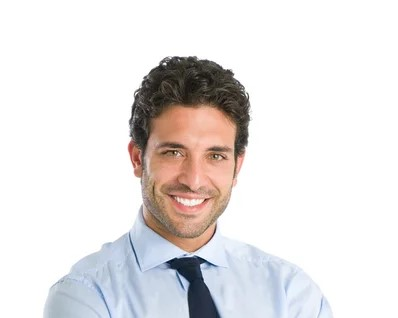
#> input picture images/123.jpg, 398 x 318 px, given in place of the camera
$ python Samostiyna_lesson_11.py
#> lines starting #> are read from the running program, lines starting #| are printed output that depends on the picture; after the words box and inside, x2 and y2 are one past the last pixel; in counts of white or black regions, pixels touching at a corner belong together
import cv2
import numpy as np
from sklearn.neighbors import KNeighborsClassifier

colors = {
    "red": (0, 0, 255),
    "green": (0, 255, 0),
    "blue": (255, 0, 0),
    "yellow": (0, 255, 255),
    "orange": (0, 128, 255),
    "purple": (255, 0, 255),
    "pink": (180, 105, 255),
    "white": (255, 255, 255)
}


x = []
y = []
noise_range = 20
samples_per_color = 50

for color_name, bgr_values in colors.items():
    for _ in range(samples_per_color):
        noise = np.random.randint(-noise_range, noise_range + 1, 3)
        noise_bgr = np.array(bgr_values) + noise
        noise_bgr = np.clip(noise_bgr, 0, 255)
        x.append(noise_bgr)
        y.append(color_name)

x = np.array(x)
y = np.array(y)

model = KNeighborsClassifier(n_neighbors=3)
model.fit(x, y)


def get_shape(corners, aspect_ratio):
    shape = "null"

    if corners == 3:
        shape = "triangle"
    elif corners == 4:
        if 0.95 <= aspect_ratio <= 1.05:
            shape = "square"
        else:
            shape = "rectangle"
    elif corners > 5:
        shape = "circle"

    return shape


cap = cv2.VideoCapture(0)

while True:
    ret, frame = cap.read()
#> frame is the input picture: shape (318, 398, 3); mean B, G, R 227.3, 227.4, 230.6
    if not ret:
        break

    frame = cv2.flip(frame, 1)
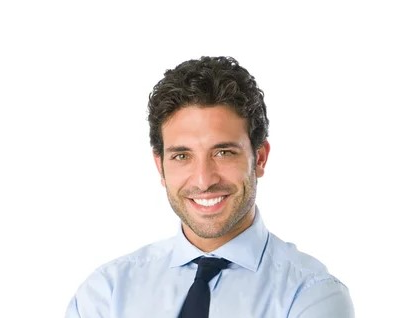
#> frame: shape (318, 398, 3); mean B, G, R 227.3, 227.4, 230.6
    result_frame = frame.copy()
    hsv = cv2.cvtColor(frame, cv2.COLOR_BGR2HSV)
#> hsv: shape (318, 398, 3); mean H, S, V 20.5, 17.2, 234.7

    lower_bright = np.array([0, 80, 80])
    upper_bright = np.array([180, 255, 255])
    mask = cv2.inRange(hsv, lower_bright, upper_bright)
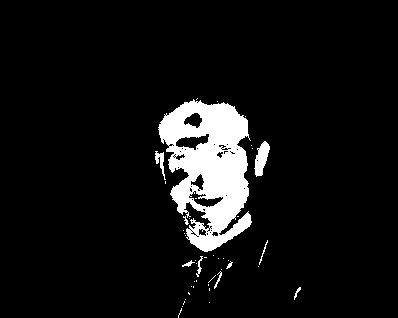
#> mask: shape (318, 398); 7.3% white; 44 white regions (34 under 20 px), largest, box (x1, y1, x2, y2) and area: (158, 99, 252, 252) 8542, (254, 141, 270, 177) 330, (155, 151, 166, 180) 123

    kernel = np.ones((5, 5), np.uint8)
    mask = cv2.morphologyEx(mask, cv2.MORPH_OPEN, kernel, iterations=1)
#> mask: shape (318, 398); 6.5% white; 7 white regions, largest, box (x1, y1, x2, y2) and area: (159, 101, 249, 232) 6952, (189, 214, 251, 251) 779, (255, 143, 269, 176) 312
    mask = cv2.morphologyEx(mask, cv2.MORPH_CLOSE, kernel, iterations=1)
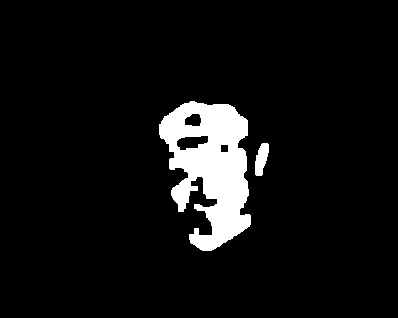
#> mask: shape (318, 398); 6.8% white; 2 white regions

    contours, _ = cv2.findContours(mask, cv2.RETR_EXTERNAL, cv2.CHAIN_APPROX_SIMPLE)
#> contours = 2 contours; box (x1, y1, x2, y2) and area: (159, 101, 251, 251) 8515, (255, 143, 269, 176) 276
    color_counts = {}

    for cnt in contours:
        area = cv2.contourArea(cnt)
        if area < 1000:
            continue

        x, y, w, h = cv2.boundingRect(cnt)
        peri = cv2.arcLength(cnt, True)
        approx = cv2.approxPolyDP(cnt, 0.04 * peri, True)
        corners = len(approx)
        aspect_ratio = float(w) / h
        shape = get_shape(corners, aspect_ratio)
        roi_frame = frame[y:y + h, x:x + w]
        roi_mask = mask[y:y + h, x:x + w]
        mean_color_bgr = cv2.mean(roi_frame, mask=roi_mask)[:3]

        color_label = model.predict([mean_color_bgr])[0]
        color_counts[color_label] = color_counts.get(color_label, 0) + 1

        cv2.rectangle(result_frame, (x, y), (x + w, y + h), (255, 0, 0), 2)
        text = f"{color_label} {shape}"
        cv2.putText(result_frame, text, (x, y - 10), cv2.FONT_HERSHEY_TRIPLEX, 0.7, (0, 255, 0), 1)
#> this loop made 2 passes
#> area on pass 1: 275.5
#> (area, x, y, w, h, peri, corners, aspect_ratio) on pass 2: (8515, 159, 101, 92, 150, 678.3, 5, 0.613)
#> pass 2, `roi_frame = frame[y:y + h, x:x + w]`:
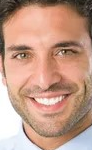
#> roi_frame: shape (150, 92, 3); mean B, G, R 135.4, 154.2, 194.6
#> pass 2, `roi_mask = mask[y:y + h, x:x + w]`:
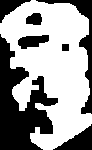
#> roi_mask: shape (150, 92); 60.3% white; 7 black regions, largest, box (x1, y1, x2, y2) and area: (0, 34, 58, 150) 3304, (36, 0, 92, 114) 889, (53, 124, 92, 150) 486
#> after the loop:
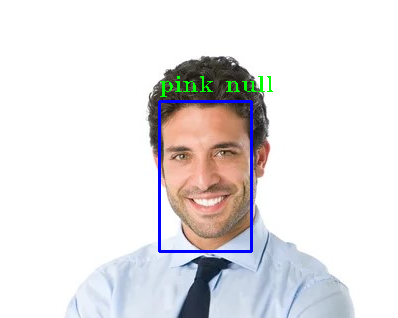
#> result_frame: shape (318, 398, 3); 1.54% of pixels changed, all inside (x1, y1, x2, y2) = (158, 76, 273, 253)
#> after the loop, color_counts = {'pink': 1}

    sum_items = [f"{count} {color}" for color, count in color_counts.items()]
#> sum_items = ['1 pink']
    sum_text = "Summary: " + ", ".join(sum_items)
    cv2.putText(result_frame, sum_text, (10, 30), cv2.FONT_HERSHEY_TRIPLEX, 0.7, (0, 255, 0), 1)
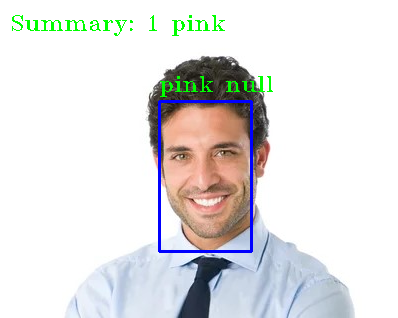
#> result_frame: shape (318, 398, 3); 0.65% of pixels changed, all inside (x1, y1, x2, y2) = (12, 15, 225, 36)
    cv2.imshow("result", result_frame)
    if cv2.waitKey(1) & 0xFF == ord('q'):
#> (key q is pressed here)
        break

cap.release()
cv2.destroyAllWindows()
